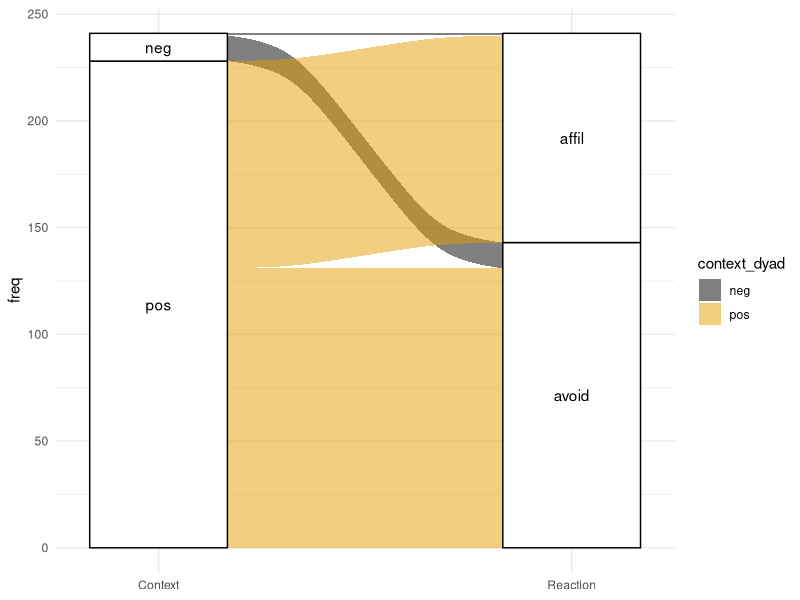
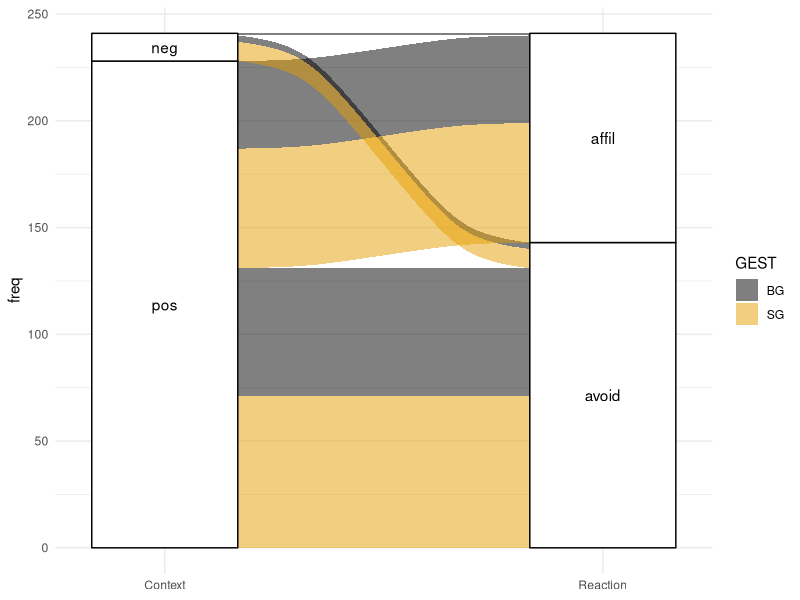
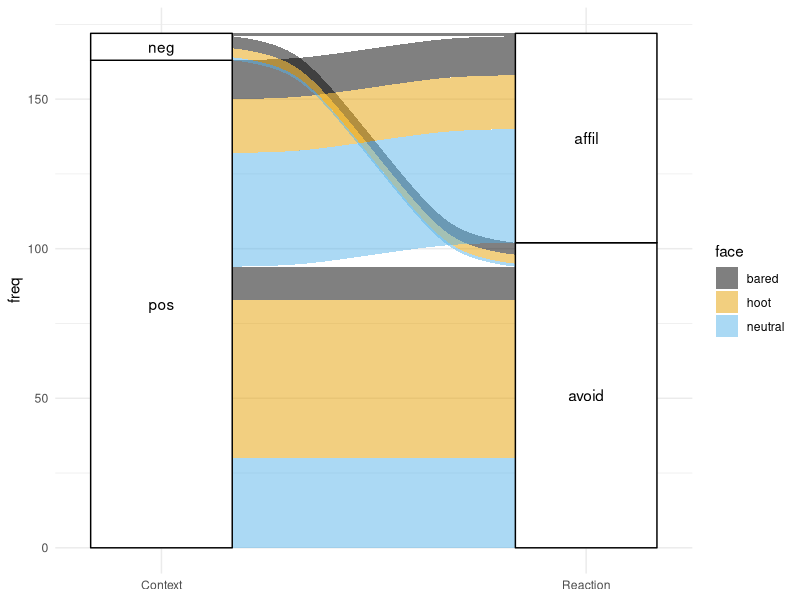
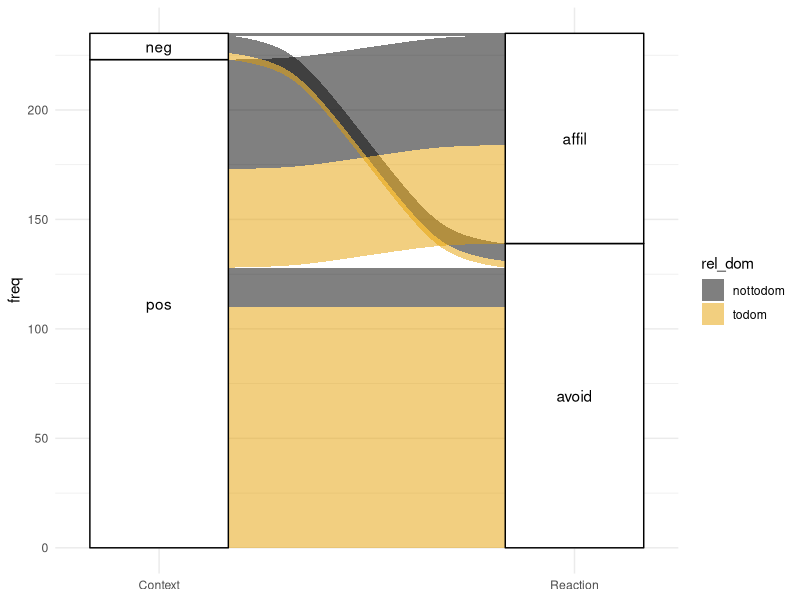

These charts were generated, in order, by the following R code:
## ---- chunk 1
knitr::opts_chunk$set(echo = TRUE)

library(readxl)
library(ggalluvial)
library(tidyverse)
library(ggthemes)
## ---- chunk 2
data <- read_xlsx("../data/Rawdata_Compositionality_18122019.xlsx", sheet = 1)
## ---- chunk 3
data %>%
  group_by(#rel_dom,
           #face,
           context_dyad, 
           #GEST, 
           REACT)%>%
  summarise(freq = n())%>%
  filter(#rel_dom != "NA", 
         #face != "NA",
         context_dyad != "NA",
         #GEST != "NA",
         REACT != "NA")%>%
  ggplot(.,
       aes(axis1 = context_dyad, 
           #axis2 = face, 
           #axis3 = GEST, 
           axis4 = REACT,
           y = freq)) +
  scale_x_discrete(limits = c("Context","Reaction"), expand = c(.2, .05)) +
  geom_alluvium(aes(fill = context_dyad)) +
  geom_stratum() +
  geom_text(stat = "stratum", aes(label = after_stat(stratum))) +
  theme_minimal() +
  scale_fill_colorblind()

## ---- chunk 4
data %>%
  group_by(#rel_dom,
           #face,
           context_dyad, 
           GEST, 
           REACT)%>%
  summarise(freq = n())%>%
  filter(#rel_dom != "NA", 
         #face != "NA",
         context_dyad != "NA",
         #GEST != "NA",
         REACT != "NA")%>%
  ggplot(.,
       aes(axis1 = context_dyad, 
           #axis2 = face, 
           #axis3 = GEST, 
           axis4 = REACT,
           y = freq)) +
  scale_x_discrete(limits = c("Context","Reaction"), expand = c(.2, .05)) +
  geom_alluvium(aes(fill =GEST)) +
  geom_stratum() +
  geom_text(stat = "stratum", aes(label = after_stat(stratum))) +
  theme_minimal()+
  scale_fill_colorblind()

## ---- chunk 5
data %>%
  group_by(#rel_dom,
           face,
           context_dyad, 
           #GEST, 
           REACT)%>%
  summarise(freq = n())%>%
  filter(#rel_dom != "NA", 
         face != "NA",
         context_dyad != "NA",
         #GEST != "NA",
         REACT != "NA")%>%
  ggplot(.,
       aes(axis1 = context_dyad, 
           #axis2 = face, 
           #axis3 = GEST, 
           axis4 = REACT,
           y = freq)) +
  scale_x_discrete(limits = c("Context","Reaction"), expand = c(.2, .05)) +
  geom_alluvium(aes(fill =face)) +
  geom_stratum() +
  geom_text(stat = "stratum", aes(label = after_stat(stratum))) +
  theme_minimal()+
  scale_fill_colorblind()

## ---- chunk 6
data %>%
  group_by(rel_dom,
           #face,
           context_dyad, 
           #GEST, 
           REACT)%>%
  summarise(freq = n())%>%
  filter(rel_dom != "NA", 
         #face != "NA",
         context_dyad != "NA",
         #GEST != "NA",
         REACT != "NA")%>%
  ggplot(.,
       aes(axis1 = context_dyad, 
           #axis2 = face, 
           #axis3 = GEST, 
           axis4 = REACT,
           y = freq)) +
  scale_x_discrete(limits = c("Context","Reaction"), expand = c(.2, .05)) +
  geom_alluvium(aes(fill =rel_dom)) +
  geom_stratum() +
  geom_text(stat = "stratum", aes(label = after_stat(stratum))) +
  theme_minimal()+
  scale_fill_colorblind()

